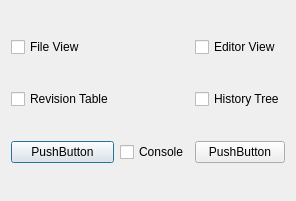
<?xml version="1.0" encoding="UTF-8"?>
<ui version="4.0">
 <class>ViewSettings</class>
 <widget class="QDialog" name="ViewSettings">
  <property name="windowModality">
   <enum>Qt::WindowModal</enum>
  </property>
  <property name="geometry">
   <rect>
    <x>0</x>
    <y>0</y>
    <width>263</width>
    <height>201</height>
   </rect>
  </property>
  <property name="windowTitle">
   <string>Settings</string>
  </property>
  <property name="modal">
   <bool>true</bool>
  </property>
  <layout class="QGridLayout" name="gridLayout">
   <item row="0" column="2">
    <widget class="QCheckBox" name="EditorView">
     <property name="text">
      <string>Editor View</string>
     </property>
    </widget>
   </item>
   <item row="1" column="0">
    <widget class="QCheckBox" name="RevisionTable">
     <property name="text">
      <string>Revision Table</string>
     </property>
    </widget>
   </item>
   <item row="0" column="0">
    <widget class="QCheckBox" name="FileView">
     <property name="text">
      <string>File View</string>
     </property>
    </widget>
   </item>
   <item row="2" column="1">
    <widget class="QCheckBox" name="Console">
     <property name="text">
      <string>Console</string>
     </property>
    </widget>
   </item>
   <item row="1" column="2">
    <widget class="QCheckBox" name="HistoryTree">
     <property name="text">
      <string>History Tree</string>
     </property>
    </widget>
   </item>
   <item row="2" column="0">
    <widget class="QPushButton" name="pushButton">
     <property name="text">
      <string>PushButton</string>
     </property>
    </widget>
   </item>
   <item row="2" column="2">
    <widget class="QPushButton" name="pushButton_2">
     <property name="text">
      <string>PushButton</string>
     </property>
    </widget>
   </item>
  </layout>
 </widget>
 <resources/>
 <connections/>
</ui>
